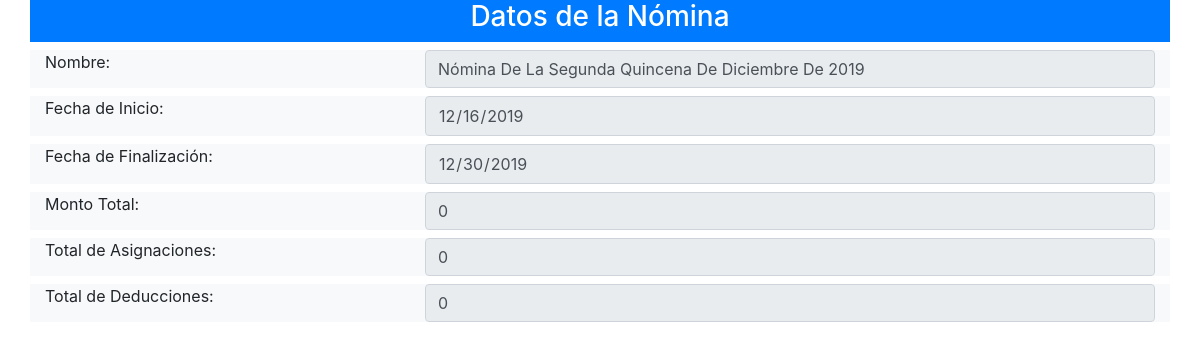
The app's page /frontend/pantalla/nomina/ver_nomina.php with its own data.
### tables this page shows
CREATE TABLE IF NOT EXISTS `nomina` (
  `cod_nom` int(11) NOT NULL AUTO_INCREMENT,
  `des_nom` varchar(80) NOT NULL,
  `ini_nom` date NOT NULL,
  `fin_nom` date NOT NULL,
  `tot_nom` float NOT NULL DEFAULT '0',
  `tot_asi` float NOT NULL DEFAULT '0',
  `tot_ded` float NOT NULL DEFAULT '0',
  `est_nom` char(1) NOT NULL,
  PRIMARY KEY (`cod_nom`),
  UNIQUE KEY `des_nom` (`des_nom`)
);

### backend/clase/permiso.class.php (called while the page is built, shortened)
<?php
require_once("utilidad.class.php");
class permiso extends utilidad
{   public $cod_per;
	public function validar_acceso($id_opc,$fky_usuario)
	{
		$sql="select est_per
		      from  permiso
		      where
		      fky_opcion=$id_opc and
		      fky_usuario=$fky_usuario";
		      return $this->ejecutar($sql);
	}
}
?>

### backend/clase/utilidad.class.php (called while the page is built, shortened)
<?php
class utilidad
{
    private $servidor="localhost";
    private $usuario="root";
    private $clave="";
    private $base_datos="febrero";
    public  $mysqli;
   public function conectar(){
   		$this->mysqli = new mysqli($this->servidor, $this->usuario, $this->clave, $this->base_datos);
   }
	public function ejecutar($sql){
		return $this->mysqli->query($sql);
	}
	public function extraer_dato($pun_bds){
		return $pun_bds->fetch_assoc();
	}
}
?>

### backend/clase/nomina.class.php (called while the page is built, shortened)
<?php
require_once("utilidad.class.php");
class nomina extends utilidad
{
   public function filtrar($cod_nom,$des_nom,$est_nom){
        $where="where 1=1";
        $filtro1 = ($cod_nom!="") ? "and cod_nom=$cod_nom":"";
        $filtro2 = ($des_nom!="") ? "and des_nom like '%$des_nom%'":"";
        $filtro3 = ($est_nom!="") ? "and est_nom='$est_nom'":"";
        $sql="select * from nomina $where $filtro1 $filtro2 $filtro3 order by cod_nom desc;";
        return $this->ejecutar($sql);
   }
}
?>

### frontend/pantalla/nomina/ver_nomina.php (the view, shortened to what this page needs)
<?php
require("../../../backend/clase/nomina.class.php");
require("../../../backend/clase/permiso.class.php");
$obj=new nomina;
$objPermiso=new permiso;
$permiso=$objPermiso->validar_acceso($opcion=1,$fky_usuario=1,$token=md5("12345"));
$acceso=$objPermiso->extraer_dato($permiso);
if($acceso["est_per"]=="A")
{
$resultado=$obj->filtrar($obj->cod_nom,$des_nom="",$est_nom="");
$datos=$obj->extraer_dato($resultado);
?>
<!DOCTYPE html>
<html lang="en">
<head>
	<link rel="stylesheet" href="../../bootstrap-4.0/css/bootstrap.min.css">
</head>
<body>
<form action="../../../backend/controlador/area.php" method="POST">
  <div class="container">
	<div class="row justify-content-center">
	<div class="col-12 text-center ">
	 <div class="row bg-primary text-white">
	 	 <div class="col-12 text-center">
	  	<h3>Datos de la Nómina</h3>
	 	 </div>
	  </div>
	  <div class="row mt-2 bg-light">
		<div class="col-md-4 col-12 text-left">
		     <label for="">Nombre:</label>
		</div>
		<div class="col-md-8 col-12">
		    <input type="text" name="des_nom" id="des_nom" maxlength="80" class="form-control text-capitalize" placeholder="Nombre del Nómina" value="<?php echo $datos['des_nom']; ?>" pattern="[a-zA-Z0-9 ]+" title="Solo valores Alfa-Númericos" readonly>
		</div>
	  </div>
	  <div class="row mt-2 bg-light">
		<div class="col-md-4 col-12 text-left">
		     <label for="">Fecha de Inicio:</label>
		</div>
		<div class="col-md-8 col-12">
		    <input type="date" name="ini_nom" id="ini_nom" class="form-control" value="<?php echo $datos['ini_nom']; ?>" readonly>
		</div>
	  </div>
	  <div class="row mt-2 bg-light">
		<div class="col-md-4 col-12 text-left">
		     <label for="">Fecha de Finalización:</label>
		</div>
		<div class="col-md-8 col-12">
		    <input type="date" name="fin_nom" id="fin_nom" required="required" class="form-control" value="<?php echo $datos['fin_nom']; ?>" readonly>
		</div>
	  </div>
	  <div class="row mt-2 bg-light">
		<div class="col-md-4 col-12 text-left">
		     <label for="">Monto Total:</label>
		</div>
		<div class="col-md-8 col-12">
		    <input type="text" name="tot_nom" id="tot_nom" readonly class="form-control" pattern="[0-9.]+" title="Solo valores Númericos y caracteres especiales cómo ( . )" value="<?php echo $datos['tot_nom']; ?>">
		</div>
	  </div>
	  <div class="row mt-2 bg-light">
		<div class="col-md-4 col-12 text-left">
		     <label for="">Total de Asignaciones:</label>
		</div>
		<div class="col-md-8 col-12">
		    <input type="text" name="tot_asi" id="tot_asi" readonly class="form-control" pattern="[0-9.]+" title="Solo valores Númericos y caracteres especiales cómo ( . )" value="<?php echo $datos['tot_asi']; ?>">
		</div>
	  </div>
	  <div class="row mt-2 bg-light">
		<div class="col-md-4 col-12 text-left">
		     <label for="">Total de Deducciones:</label>
		</div>
		<div class="col-md-8 col-12">
		    <input type="text" name="tot_ded" id="tot_ded" readonly class="form-control" pattern="[0-9.]+" title="Solo valores Númericos y caracteres especiales cómo ( . )" value="<?php echo $datos['tot_ded']; ?>">
		</div>
	  </div>
  	 </div>
   </div>
  </div>
</form>
</body>
</html>
<?php
}else{
	$obj->mensaje("danger","No tienes permiso de accesar a esta p&aacute;gina");
}
?>

### records on screen
nomina: des_nom "Nómina De La Segunda Quincena De Diciembre De 2019", ini_nom "12/16/2019", fin_nom "12/30/2019", tot_nom "0", tot_asi "0", tot_ded "0"
